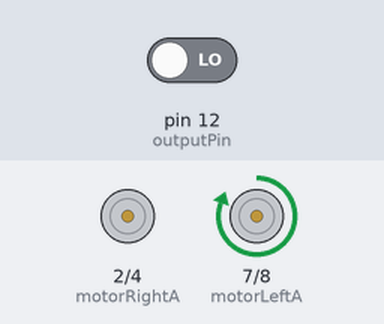
Bench run of a sketch on a simulated Arduino Uno, built with avr-gcc and run on an emulated ATmega328P. Shown: motor-driver pin pairs drawn as motors (green arrow = first pin HIGH = forward, orange = second pin HIGH = backward, longer = more drive, scaled by the enable pin). The test bench sets the inputs (shaded band); at power-on: pin 12 (outputPin) LOW.

Above: at 1.2 s.
1.3 s: pin 12 (outputPin) driven HIGH
At 1.7 s:
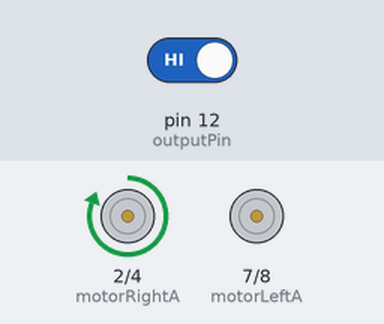
2.8 s: pin 12 (outputPin) driven LOW
At 4.0 s:
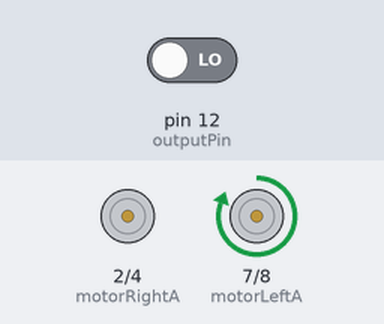
Timing chart, 0 to 5.8 s (numbered marks = the images above; inputs shaded):
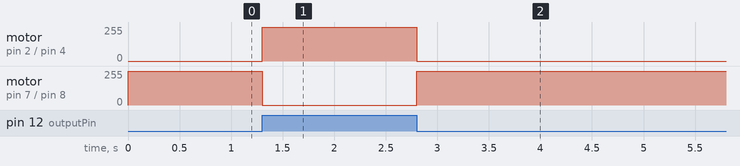

Measured:
- after the input at 1.3 s, motor on pin 2 (motorRightA) / pin 4 (motorRightB): stopped → forward 255/255 at once; motor on pin 7 (motorLeftA) / pin 8 (motorLeftB): forward 255/255 → stopped at once
- after the input at 2.8 s, motor on pin 2 (motorRightA) / pin 4 (motorRightB): forward 255/255 → stopped at once; motor on pin 7 (motorLeftA) / pin 8 (motorLeftB): stopped → forward 255/255 at once

The sketch:

Vision_LineFollow_Infrared.ino
```cpp
// (licence header left out)
//================================================================================
//CONSTANTS
//================================================================================

const int motorRightA = 2;
const int motorRightB = 4;
const int motorLeftA = 7;
const int motorLeftB = 8;
int enableRight = 5;
int enableLeft = 6;

const int outputPin = 12;

//================================================================================
//VARIABLES
//================================================================================


//================================================================================
//FUNCTIONS
//================================================================================

/**
 * Function: setup()
 * Description: The setup() function runs once after the microcontroller is
 * booted or reset. Sets the pin modes of the defined motor logic pin to OUTPUT
 * mode. Sets the IR Sensor OUT pin as INPUT. Initializes serial monitor for
 * debugging.
 */

void setup() {

  pinMode(motorRightA, OUTPUT);
  pinMode(motorRightB, OUTPUT);
  pinMode(motorLeftA, OUTPUT);
  pinMode(motorLeftB, OUTPUT);
  pinMode(enableRight, OUTPUT);
  pinMode(enableLeft, OUTPUT);

  pinMode(outputPin, INPUT);

  Serial.begin(9600);

}

/**
 * Function: loop()
 * Description: The loop() function runs repeatedly in a loop after the setup()
 * function has completed. Executes code to operate the Infrared sensor,
 * interpret sensor data and make and execute descisions based on sensor data.
 */

void loop() {

  if(digitalRead(outputPin)) {        //

    digitalWrite(enableLeft, LOW);    //Configure the motors to go left
    digitalWrite(enableRight, HIGH);

    digitalWrite(motorLeftA, LOW);
    digitalWrite(motorLeftB, LOW);

    digitalWrite(motorRightA, HIGH);
    digitalWrite(motorRightB, LOW);

  } else {

    digitalWrite(enableLeft, HIGH);    //Configure the motors to go right
    digitalWrite(enableRight, LOW);

    digitalWrite(motorLeftA, HIGH);
    digitalWrite(motorLeftB, LOW);

    digitalWrite(motorRightA, LOW);
    digitalWrite(motorRightB, LOW);

  }
}
```
